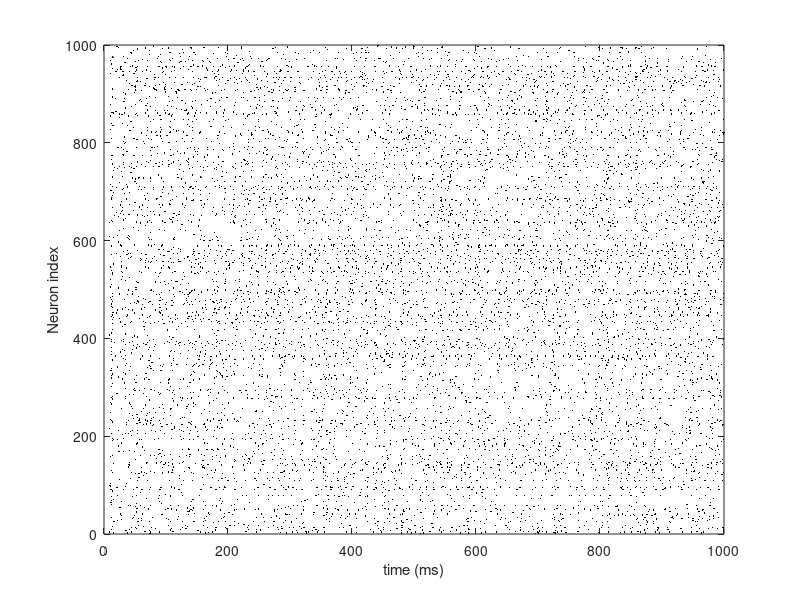
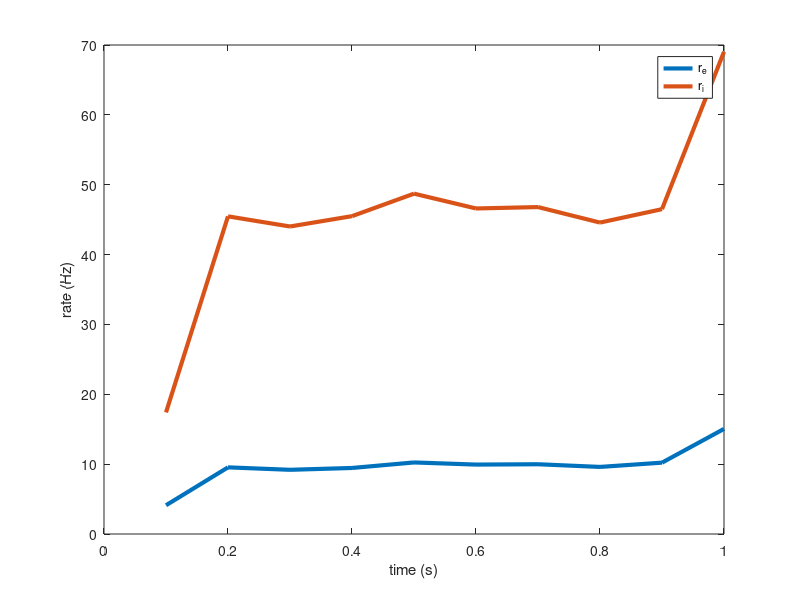
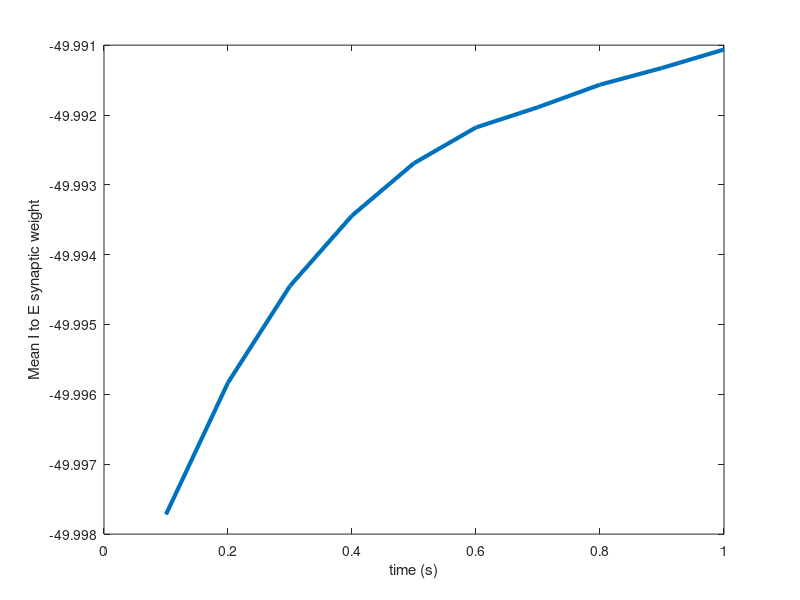

These figures' MATLAB source, in order: (Note: this script raises an error after producing the figures.)
%% Simulation of a balanced network with iSTDP on I->E and I->I synapses.
%%%%%% Both synapses can change as inhibitory STDP (Vogels et al 2011). 

clear

rng(10);

% Number of neurons in each population
N = 5000;
Ne=0.8*N;
Ni=0.2*N;

% Number of neurons in ffwd layer
Nx=0.2*N;

% Recurrent net connection probabilities
P=[0.1 0.1; 0.1 0.1];

% Ffwd connection probs
Px=[.1; .1];

%%%
% Correlation between the spike trains in the ffwd layer
c=0;

% Timescale of correlation
taujitter=5;
% Mean connection strengths between each cell type pair
Jm=[25 -50; 112.5 -100]/sqrt(N);
Jxm=[180; 135]/sqrt(N);

% Time (in ms) for sim
T=1000;

% Time discretization
dt=.1;

% Proportions
qe=Ne/N;
qi=Ni/N;
qf=Nx/N;

% FFwd spike train rate (in kHz)
rx=10/1000;

% Number of time bins
Nt=round(T/dt);
time=dt:dt:T;

% Extra stimulus: Istim is a time-dependent stimulus
% it is delivered to all neurons with weights given by JIstim.
% Specifically, the stimulus to neuron j at time index i is:
% Istim(i)*JIstim(j)
Istim=zeros(size(time)); 
Istim(time>0)=0;
jestim=0; 
jistim=0;
Jstim=sqrt(N)*[jestim*ones(Ne,1); jistim*ones(Ni,1)]; 

% Build mean field matrices
Q=[qe qi; qe qi];
Qf=[qf; qf];
W=P.*(Jm*sqrt(N)).*Q;
Wx=Px.*(Jxm*sqrt(N)).*Qf;

% Synaptic timescales
taux=10;
taue=8;
taui=4;

% Generate connectivity matrices
tic
J=[Jm(1,1)*binornd(1,P(1,1),Ne,Ne) Jm(1,2)*binornd(1,P(1,2),Ne,Ni); ...
   Jm(2,1)*binornd(1,P(2,1),Ni,Ne) Jm(2,2)*binornd(1,P(2,2),Ni,Ni)];
Jx=[Jxm(1)*binornd(1,Px(1),Ne,Nx); Jxm(2)*binornd(1,Px(2),Ni,Nx)];
tGen=toc;
disp(sprintf('\nTime to generate connections: %.2f sec',tGen))


%%% Make (correlated) Poisson spike times for ffwd layer
%%% See section 5 of SimDescription.pdf for a description of this algorithm
tic
if(c<1e-5) % If uncorrelated
    nspikeX=poissrnd(Nx*rx*T);
    st=rand(nspikeX,1)*T;
    sx=zeros(2,numel(st));
    sx(1,:)=sort(st);
    sx(2,:)=randi(Nx,1,numel(st)); % neuron indices
    clear st;
else % If correlated
    rm=rx/c; % Firing rate of mother process
    nstm=poissrnd(rm*T); % Number of mother spikes
    stm=rand(nstm,1)*T; % spike times of mother process    
    maxnsx=T*rx*Nx*1.2; % Max num spikes
    sx=zeros(2,maxnsx);
    ns=0;
    for j=1:Nx  % For each ffwd spike train
        ns0=binornd(nstm,c); % Number of spikes for this spike train
        st=randsample(stm,ns0); % Sample spike times randomly
        st=st+taujitter*randn(size(st)); % jitter spike times
        st=st(st>0 & st<T); % Get rid of out-of-bounds times
        ns0=numel(st); % Re-compute spike count
        sx(1,ns+1:ns+ns0)=st; % Set the spike times and indices        
        sx(2,ns+1:ns+ns0)=j;
        ns=ns+ns0;
    end

    % Get rid of padded zeros
    sx = sx(:,sx(1,:)>0);
    
    % Sort by spike time
    [~,I] = sort(sx(1,:));
    sx = sx(:,I);
    
    
    nspikeX=size(sx,2);
    
end
tGenx=toc;
disp(sprintf('\nTime to generate ffwd spikes: %.2f sec',tGenx))


% Neuron parameters
Cm=1;
gL=1/15;
EL=-72;
Vth=-50;
Vre=-75;
DeltaT=1;
VT=-55;

% Plasticity EI params
Jmax_ei = -200/sqrt(N);
eta_ei=0.00001/Jmax_ei; % Learning rate
tauSTDP=200;
rho_e=0.010; % Target rate 10Hz
alpha_e=2*rho_e*tauSTDP;

% Plasticity ii parameters. 
Jmax_ii = -500/sqrt(N);
eta_ii=0.001/Jmax_ii; % Learning rate
rho_i=0.023; % Target rate 10Hz
alpha_i=2*rho_i*tauSTDP;

% Random initial voltages
V0=rand(N,1)*(VT-Vre)+Vre;

% Maximum number of spikes for all neurons
% in simulation. Make it 50Hz across all neurons
% If there are more spikes, the simulation will
% terminate
maxns=ceil(.05*N*T); % was 0.05.

% Indices of neurons to record currents, voltages
nrecord0=100; % Number to record from each population
Irecord=[randperm(Ne,nrecord0) randperm(Ni,nrecord0)+Ne];
numrecord=numel(Irecord); % total number to record


% Synaptic weights EI to record.
% The first row of Jrecord is the postsynaptic indices
% The second row is the presynaptic indices
nJrecord0_EI=2000; % Number to record
[II,JJ]=find(J(1:Ne,Ne+1:N)); % Find non-zero I to E weights
III=randperm(numel(II),nJrecord0_EI); % Choose some at random to record
II=II(III);
JJ=JJ(III);
Jrecord_EI=[II JJ+Ne]'; % Record these
numrecordJ1=size(Jrecord_EI,2);
if(size(Jrecord_EI,1)~=2)
    error('Jrecord must be 2xnumrecordJ');
end

% Synaptic weights II to record.
% The first row of Jrecord is the postsynaptic indices
% The second row is the presynaptic indices
nJrecord0_II=2000; % Number of ii synapses to record
[II,JJ]=find(J(Ne+1:N,Ne+1:N)); % Find non-zero i to i weights
III=randperm(numel(II),nJrecord0_II); % Choose some at random to record
II=II(III);
JJ=JJ(III);
Jrecord_II=[II+Ne JJ+Ne]'; % Record these
numrecordJ=size(Jrecord_II,2);
if(size(Jrecord_II,1)~=2)
    error('Jrecord must be 2xnumrecordJ');
end


% Number of time bins to average over when recording
nBinsRecord=1000;
dtRecord=nBinsRecord*dt;
timeRecord=dtRecord:dtRecord:T;
Ntrec=numel(timeRecord);

% Integer division function
IntDivide=@(n,k)(floor((n-1)/k)+1);

V=V0;
Ie=zeros(N,1);
Ii=zeros(N,1);
Ix=zeros(N,1);
IeRecord=zeros(N,1);
IiRecord=zeros(N,1);
IxRecord=zeros(N,1);
Ie_Record_Wholetime = zeros(1,T/dt);
Ii_Record_Wholetime = zeros(1,T/dt);

x=zeros(N,1);
conv_Spike=zeros(N,1);
conv_Spike_X=zeros(Nx,1);
sum_conv_Spike = zeros(N,1);
sum_conv_Spike_X = zeros(Nx,1);


IeRec=zeros(numrecord,Ntrec);
IiRec=zeros(numrecord,Ntrec);
IxRec=zeros(numrecord,Ntrec);
% VRec=zeros(numrecord,Ntrec);
% wRec=zeros(numrecord,Ntrec);
JRec_EI=zeros(1,Ntrec);
JRec_II=zeros(1,Ntrec);
iFspike=1;
s=zeros(2,maxns);
nspike=0;
TooManySpikes=0;


tic
for i=1:numel(time)


    % Propogate ffwd spikes
    while(sx(1,iFspike)<=time(i) && iFspike<nspikeX)
        jpre=sx(2,iFspike);
        Ix=Ix+Jx(:,jpre)/taux;
        Spikes_X = zeros(Nx,1);
        Spikes_X(jpre) = 1;
        conv_Spike_X(:,1) = conv_Spike_X(:,1) + Spikes_X;
        iFspike=iFspike+1;
    end
    
    
    % Euler update to V
    V=V+(dt/Cm)*(Istim(i)*Jstim+Ie+Ii+Ix+gL*(EL-V)+gL*DeltaT*exp((V-VT)/DeltaT));
    
    % Find which neurons spiked
    Ispike=find(V>=Vth);    
    
    % If there are spikes
    if(~isempty(Ispike))

        % Store spike times and neuron indices
        if(nspike+numel(Ispike)<=maxns)
            s(1,nspike+1:nspike+numel(Ispike))=time(i);
            s(2,nspike+1:nspike+numel(Ispike))=Ispike;
        else
            TooManySpikes=1;
            break;
        end
        
        
        % Update synaptic currents
        Ie=Ie+sum(J(:,Ispike(Ispike<=Ne)),2)/taue;    
        Ii=Ii+sum(J(:,Ispike(Ispike>Ne)),2)/taui;            
        
        % Get actual current coming out of each neuron.
        Spikes = zeros(N,1);
        Spikes(Ispike) = 1;
        conv_Spike(:,1) = conv_Spike(:,1) + Spikes;    
        
        % If there is EI plasticity
        if(eta_ei~=0)
            % Update synaptic weights according to plasticity rules
            % I to E after an I spike    
            J(1:Ne,Ispike(Ispike>Ne))=J(1:Ne,Ispike(Ispike>Ne))+ ... 
                -repmat(eta_ei*(x(1:Ne)-alpha_e),1,nnz(Ispike>Ne)).*(J(1:Ne,Ispike(Ispike>Ne)));
            % I to E after an E spike
            J(Ispike(Ispike<=Ne),Ne+1:N)=J(Ispike(Ispike<=Ne),Ne+1:N)+ ... 
                -repmat(eta_ei*x(Ne+1:N)',nnz(Ispike<=Ne),1).*(J(Ispike(Ispike<=Ne),Ne+1:N));
        end
        
        % If there is II inhibitory plasticity
        if(eta_ii~=0)
            % Update synaptic weights according to plasticity rules
            % I to I after a presyanptic spike    
            J(Ne+1:N,Ispike(Ispike>Ne))=J(Ne+1:N,Ispike(Ispike>Ne))+ ... 
                -repmat(eta_ii*(x(Ne+1:N)-alpha_i),1,nnz(Ispike>Ne)).*(J(Ne+1:N,Ispike(Ispike>Ne)));
            % I to I after a postsynaptic spike
            J(Ispike(Ispike>Ne),Ne+1:N)=J(Ispike(Ispike>Ne),Ne+1:N)+ ... 
                -repmat(eta_ii*x(Ne+1:N)',nnz(Ispike>Ne),1).*(J(Ispike(Ispike>Ne),Ne+1:N));
        end
        
        
        % Update rate estimates for plasticity rules
        x(Ispike)=x(Ispike)+1;
        
        % Update cumulative number of spikes
        nspike=nspike+numel(Ispike);
    end            
    
    % Euler update to synaptic currents
    Ie=Ie-dt*Ie/taue;
    Ii=Ii-dt*Ii/taui;
    Ix=Ix-dt*Ix/taux;
    conv_Spike(1:Ne,1)=conv_Spike(1:Ne,1)-dt*conv_Spike(1:Ne,1)/taue;
    conv_Spike(Ne+1:N,1)=conv_Spike(Ne+1:N,1)-dt*conv_Spike(Ne+1:N,1)/taui;
    conv_Spike_X(:,1)=conv_Spike_X(:,1)-dt*conv_Spike_X(:,1)/taux;
    
    
    % Update time-dependent firing rates for plasticity
    x(1:Ne)=x(1:Ne)-dt*x(1:Ne)/tauSTDP;
    x(Ne+1:end)=x(Ne+1:end)-dt*x(Ne+1:end)/tauSTDP;
    
    % This makes plots of V(t) look better.
    % All action potentials reach Vth exactly. 
    % This has no real effect on the network sims
    V(Ispike)=Vth;
    
%     % Store recorded variables
    ii=IntDivide(i,nBinsRecord); 
    IeRec(:,ii)=IeRec(:,ii)+Ie(Irecord);
    IiRec(:,ii)=IiRec(:,ii)+Ii(Irecord);
    IxRec(:,ii)=IxRec(:,ii)+Ix(Irecord);
%     VRec(:,ii)=VRec(:,ii)+V(Irecord);
    JRec_EI(1,ii)= sqrt(N)*mean(J(sub2ind(size(J),Jrecord_EI(1,:),Jrecord_EI(2,:))));
    JRec_II(1,ii)= sqrt(N)*mean(J(sub2ind(size(J),Jrecord_II(1,:),Jrecord_II(2,:))));


    % Reset mem pot.
    V(Ispike)=Vre;
    
    if i>=T/2/dt
        sum_conv_Spike = sum_conv_Spike + conv_Spike(:,1);
        sum_conv_Spike_X = sum_conv_Spike_X + conv_Spike_X(:,1);
        IeRecord = IeRecord + Ie;
        IiRecord = IiRecord + Ii;
        IxRecord = IxRecord + Ix;
    end
    
    Ie_Record_Wholetime(1,i) = mean(Ie(1:Ne));
    Ii_Record_Wholetime(1,i) = mean(Ii(1:Ne));
end
IeRec=IeRec/nBinsRecord; % Normalize recorded variables by # bins
IiRec=IiRec/nBinsRecord;
IxRec=IxRec/nBinsRecord;
% VRec=VRec/nBinsRecord;

% did computation online, so now divide to get the average.
IeRecord = IeRecord/(numel(time)/2);
IiRecord = IiRecord/(numel(time)/2);
IxRecord = IxRecord/(numel(time)/2);



s=s(:,1:nspike); % Get rid of padding in s
tSim=toc;
disp(sprintf('\nTime for simulation: %.2f min',tSim/60))


%% Make a raster plot of first 500 neurons 
% s(1,:) are the spike times
% s(2,:) are the associated neuron indices
figure
plot(s(1,s(2,:)<1000),s(2,s(2,:)<1000),'k.','Markersize',0.5)
xlabel('time (ms)')
ylabel('Neuron index')

% Mean rate of each neuron (excluding burn-in period)
Tburn=T/2;
reSim=hist(s(2,s(1,:)>Tburn & s(2,:)<=Ne),1:Ne)/(T-Tburn);
riSim=hist(s(2,s(1,:)>Tburn & s(2,:)>Ne)-Ne,1:Ni)/(T-Tburn);

% Mean rate over E and I pops
reMean=mean(reSim);
riMean=mean(riSim);
disp(sprintf('\nMean E and I rates from sims: %.2fHz %.2fHz',1000*reMean,1000*riMean))

% Time-dependent mean rates
dtRate=100; % ms
eRateT=hist(s(1,s(2,:)<=Ne),1:dtRate:T)/(dtRate*Ne);
iRateT=hist(s(1,s(2,:)>Ne),1:dtRate:T)/(dtRate*Ni);

% Plot time-dependent rates
figure
plot((dtRate:dtRate:T)/1000,1000*eRateT, 'linewidth',3)
hold on
plot((dtRate:dtRate:T)/1000,1000*iRateT, 'linewidth',3)
legend('r_e','r_i')
ylabel('rate (Hz)')
xlabel('time (s)')


%% If plastic, plot mean connection weights over time
if(eta_ei~=0)
    figure
    plot(timeRecord/1000,JRec_EI, 'linewidth',3)
    
    xlabel('time (s)')
    ylabel('Mean I to E synaptic weight')
   
    figure;
    histogram(nonzeros(J(1:Ne,Ne+1:N)*sqrt(N)))
    xlabel('J_{EI}')
    ylabel('Count')
end
if(eta_ii~=0)
    figure
    plot(timeRecord/1000,JRec_II, 'linewidth',3)
    
    xlabel('time (s)')
    ylabel('Mean i to i synaptic weight')
   
    figure;
    histogram(nonzeros(J(Ne+1:N,Ne+1:N)*sqrt(N)))
    xlabel('J_{ii}')
    ylabel('Count')
end



%%
%%% All the code below computes spike count covariances and correlations
%%% We want to compare the resulting covariances to what is predicted by
%%% the theory, first for non-plastic netowrks (eta=0)

% Compute spike count covariances over windows of size
% winsize starting at time T1 and ending at time T2.
winsize=250; 
T1=T/2; % Burn-in period of 250 ms
T2=T;   % Compute covariances until end of simulation
C=SpikeCountCov(s,N,T1,T2,winsize);


% Get mean spike count covariances over each sub-pop
[II,JJ]=meshgrid(1:N,1:N);
mCee=mean(C(II<=Ne & JJ<=II));
mCei=mean(C(II<=Ne & JJ>Ne));
mCii=mean(C(II>Ne & JJ>II));

% Mean-field spike count cov matrix
% Compare this to the theoretical prediction
mC=[mCee mCei; mCei mCii]

% Compute spike count correlations
% This takes a while, so make it optional
ComputeSpikeCountCorrs=1;
if(ComputeSpikeCountCorrs)
    
    % Get correlation matrix from cov matrix
    tic
    R=corrcov(C);
    toc
    
    mRee=mean(R(II<=Ne & JJ<=II & isfinite(R)));
    mRei=mean(R(II<=Ne & JJ>Ne & isfinite(R)));
    mRii=mean(R(II>Ne & JJ>II & isfinite(R)));

    % Mean-field spike count correlation matrix
    mR=[mRee mRei; mRei mRii]


end

%% Compute Cv of ISI.
% Column 1 has spike times and column 2 the neuron index
ComputeCV=0;
if ComputeCV~=0
    spikeTrain = transpose(s);
    % Sort neuron index in ascending order, keeping the correct spike time for
    % each one of them.
    spikeTrain = sortrows(spikeTrain,2);
    
    tic
    BadValue_index = zeros(N-1,1);
    spikes = cell(N,1);
    for i=1:N-1
        
        BadValue_index(i+1) = BadValue_index(i) + sum(spikeTrain(:,2) == i);
        
        spikes{i} = spikeTrain(BadValue_index(i)+1:BadValue_index(i+1),1);
        
    end
    for i=1:N
        if isempty(spikes{i})
            spikes{i} = [];
        end
    end
    
    % CV of ISI of e cells.
    ISI=cell(Ne,1);
    sigma=zeros(Ne,1);
    mu=zeros(Ne,1);
    for i=1:Ne
        ISI{i} = diff(spikes{i}(:),1,1);
        sigma(i) = std(ISI{i}(:));
        mu(i) = mean(ISI{i}(:));
    end
    tSim=toc;
    disp(sprintf('\nTime for CV: %.2f min',tSim/60))
    
    CV_ISI = sigma./mu;
    CV_ISI = CV_ISI(~isnan(CV_ISI));
    CV_ISI_e_cells = CV_ISI(CV_ISI~=0);
    
    MEAN_CV_ISI_e_cells = mean(CV_ISI_e_cells)
    
    % CV ISI of i cells.
    ISI=cell(Ni,1);
    sigma=zeros(Ni,1);
    mu=zeros(Ni,1);
    for i=1:Ni
        ISI{i} = diff(spikes{Ne+i}(:),1,1);
        sigma(i) = std(ISI{i}(:));
        mu(i) = mean(ISI{i}(:));
    end
    tSim=toc;
    disp(sprintf('\nTime for CV: %.2f min',tSim/60))
    
    CV_ISI = sigma./mu;
    CV_ISI = CV_ISI(~isnan(CV_ISI));
    CV_ISI_i_cells = CV_ISI(CV_ISI~=0);
    
%     % Plot distribution of ISI's.
%     figure;
%     histogram(CV_ISI,1000)
    
    MEAN_CV_ISI_i_cells = mean(CV_ISI_i_cells)
    
end

Jei_dist = nonzeros(J(1:Ne,Ne+1:N));
Jii_dist = nonzeros(J(Ne+1:N,Ne+1:N));
%%
% save('./SavedSimulations/ei_ii_dist_CV_weights_Uncorr.mat', 'CV_ISI_e_cells',...
%     'CV_ISI_i_cells','Jei_dist','Jii_dist');


%% Compute including the X external input.
% Compute cov(J,S) to check if this is the issue with weights.
% Use the final steady state weights and the final currents: Ii, Ie.
mean_conv_Spike = sum_conv_Spike/(T/dt/2);
mean_conv_Spike_X = sum_conv_Spike_X/(T/dt/2);

Mean_J_times_Si = zeros(N,1);
Mean_JSi = zeros(N,1);
for i = 1:N
    Mean_J_times_Si(i) = mean( J(i,Ne+1:N) .* mean_conv_Spike(Ne+1:N)' ); %+ mean( Jx(i,:) .* mean_conv_Spike_X(:)' );
    Mean_JSi(i) =  mean( J(i,Ne+1:N) ) * mean(mean_conv_Spike(Ne+1:N)'); %+ mean( Jx(i,:) ) * mean(mean_conv_Spike_X(:)');
end
figure; hold on
plot(Mean_J_times_Si)
plot(Mean_JSi)
plot(Mean_J_times_Si - Mean_JSi, 'linewidth',1)
xlabel('N','fontsize',15)

leg = legend('mean(J*Si)','mean(J)*mean(Si)','cov(J,Si)');
leg.FontSize=11;

mean(Mean_J_times_Si)
mean(Mean_JSi)
mean(Mean_J_times_Si) - mean(Mean_JSi)
-100*(mean(Mean_J_times_Si) - mean(Mean_JSi))/mean(Mean_J_times_Si)

%% Compute correlations between I to E synapses over time.
tic
Corr_IE_syn = corr(JRec_II(:,T/dt/nBinsRecord/2:end)');
toc
colvect= Corr_IE_syn(find(~tril(ones(size(Corr_IE_syn)))));
Avg_Corr_IE = mean( colvect )


%% Check currents.
figure; hold on
plot(mean(IeRec))
plot(mean(IiRec))
plot(mean(IxRec))
plot(mean(IeRec)+mean(IiRec)+mean(IxRec))

IeRec1 = mean(IeRec);
IiRec2 = mean(IiRec);
IxRec3 = mean(IxRec);
%% Compute <Jr> and <J><r> to see if weights and rates are correlated or not.

% plot(IeRecord(1:N)+IiRecord(1:N)+IxRecord(1:N))
R_e_sims = mean(IeRecord(1:Ne)+IiRecord(1:Ne)+IxRecord(1:Ne))
R_i_sims = mean(IeRecord(Ne+1:N)+IiRecord(Ne+1:N)+IxRecord(Ne+1:N))

Jii_sims = sqrt(N)*mean(JRec_II(length(JRec_II)/2:end))
Jei_sims = sqrt(N)*mean(JRec_EI(length(JRec_EI)/2:end))

W(2,2) = 0.1*Jii_sims*0.2;
W(1,2) = 0.1*Jei_sims*0.2;
eFR = mean(reSim); iFR = mean(riSim);
R_e_theory = (W(1,1) * eFR + W(1,2) * iFR + Wx(1,1) * rx)*sqrt(N)
R_i_theory = (W(2,1) * eFR + W(2,2) * iFR + Wx(2,1) * rx)*sqrt(N)


Diff_e = -R_e_theory + R_e_sims
Diff_i = -R_i_theory + R_i_sims


